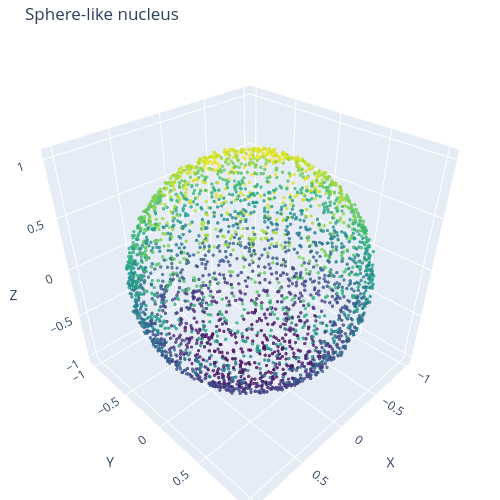

The cell this chart's notebook holds for it:
### Code cell
sphere = sample_sphere_point_cloud(n=3000, radius=1.0, noise=0.01, random_state=1)
plot_point_cloud(sphere, title="Sphere-like nucleus")

### Figure 1 — Plotly figure (JSON) as saved in the notebook; plotly's stock layout.template omitted (floating-point values rounded to 4 significant figures; data arrays with more than 128 entries replaced by an {"elided": "..."} marker saying what was removed)
{"data": [{"marker": {"color": {"elided": "3000 float values"}, "colorscale": [[0, "#440154"], [0.1111, "#482878"], [0.2222, "#3e4989"], [0.3333, "#31688e"], [0.4444, "#26828e"], [0.5556, "#1f9e89"], [0.6667, "#35b779"], [0.7778, "#6ece58"], [0.8889, "#b5de2b"], [1, "#fde725"]], "opacity": 0.8, "size": 2}, "mode": "markers", "type": "scatter3d", "x": {"elided": "3000 float values"}, "y": {"elided": "3000 float values"}, "z": {"elided": "3000 float values"}}], "layout": {"height": 500, "margin": {"b": 0, "l": 0, "r": 0, "t": 40}, "scene": {"aspectmode": "data", "xaxis": {"title": {"text": "X"}}, "yaxis": {"title": {"text": "Y"}}, "zaxis": {"title": {"text": "Z"}}}, "title": {"text": "Sphere-like nucleus"}, "width": 500}}
